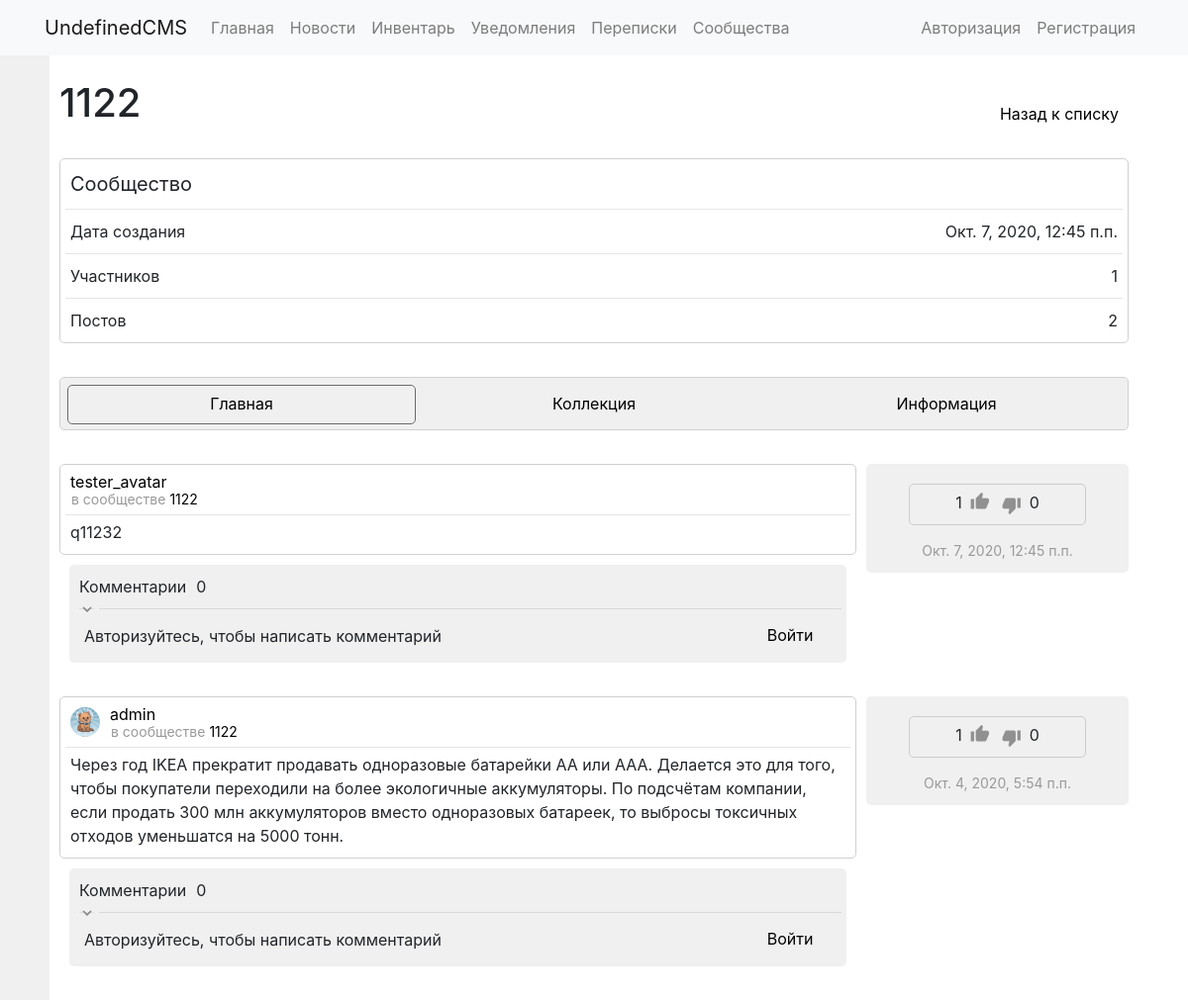
Page /groups/17/ on the committed database.
### communities/models.py (models this page shows, shortened)
class Group(models.Model):
	groupname = models.CharField(max_length=40)
	image = models.ImageField(upload_to='groups/groupimages', default=False)
	slug = models.SlugField(max_length=40, unique=True)
	description = models.TextField(blank=True)
	public = models.BooleanField(default=True)
	allowarticles = models.IntegerField(default=2)
	pubdate = models.DateTimeField('date published', default=datetime.now)
	admin = models.ForeignKey(User, on_delete=models.CASCADE, null=True, blank=True, related_name='groups_admins')
	editors = models.ManyToManyField(User, blank=True, related_name='groups_editors')
	subscribers = models.ManyToManyField(User, blank=True, related_name='groups_subs')
	subrequests = models.ManyToManyField(User, blank=True, related_name='groups_requests')
	banned = models.ManyToManyField(User, blank=True, related_name='groups_banned')
	rating = models.FloatField(null=True, blank=True, default=0)
	def can_see_group(self, user):
		if user in self.banned.all():
			return False
		if self.public:
			return True
		if user in self.subscribers.all() or user in self.editors.all() or user == self.admin:
			return True
		return False

### news_feed/models.py (models this page shows, shortened)
class BasicArticle(models.Model):
	allowed = models.BooleanField(default=True)
	author = models.ForeignKey(User, on_delete=models.PROTECT, related_name='articles', null=True, blank=True)
	title = models.CharField(max_length=256, default='')
	text = models.TextField()
	pubdate = models.DateTimeField('date published', default=datetime.now)
	pluses = models.ManyToManyField(User, blank=True, related_name='plused_articles')
	minuses = models.ManyToManyField(User, blank=True, related_name='minused_articles')
	views = models.ManyToManyField(User, blank=True, related_name='viewed_articles')
	allow_comments = models.BooleanField(default=True, null=True)
	comments = models.OneToOneField(CommentsList, on_delete=models.CASCADE, null=True, blank=True, related_name="article")
	files = models.OneToOneField(ArticleFilesList, on_delete=models.CASCADE, null=True, blank=True, related_name="article")
	rating = models.IntegerField(default=0)
	objects = InheritanceManager()

class PersonalInCommunityArticle(BasicArticle):
	group = models.ForeignKey(Group, on_delete=models.PROTECT, related_name='personal_in_community_articles')

class BasicArticle(models.Model):
	allowed = models.BooleanField(default=True)
	author = models.ForeignKey(User, on_delete=models.PROTECT, related_name='articles', null=True, blank=True)
	title = models.CharField(max_length=256, default='')
	text = models.TextField()
	pubdate = models.DateTimeField('date published', default=datetime.now)
	pluses = models.ManyToManyField(User, blank=True, related_name='plused_articles')
	minuses = models.ManyToManyField(User, blank=True, related_name='minused_articles')
	views = models.ManyToManyField(User, blank=True, related_name='viewed_articles')
	allow_comments = models.BooleanField(default=True, null=True)
	comments = models.OneToOneField(CommentsList, on_delete=models.CASCADE, null=True, blank=True, related_name="article")
	files = models.OneToOneField(ArticleFilesList, on_delete=models.CASCADE, null=True, blank=True, related_name="article")
	rating = models.IntegerField(default=0)
	objects = InheritanceManager()

class CommentsList(models.Model):
	pass

### UserProfile/models.py (models this page shows, shortened)
class Profile(models.Model):
    user = models.OneToOneField(User, on_delete=models.CASCADE)
    about = models.TextField(max_length=500, blank=True)
    birth_date = models.DateField(null=True, blank=True)
    email = models.TextField(max_length=50, blank=True)
    city = models.TextField(max_length=30, blank=True)
    phone = models.TextField(max_length=30, blank=True)
    interests = models.TextField(max_length=500, blank=True)
    avatar = models.ImageField(upload_to=user_directorypath, default='/static/profile.jpg')
    blacklist = models.ManyToManyField(User, related_name='blacklists', blank=True)
    verified = models.BooleanField(default=False)
    last_time_online = models.DateTimeField(default=datetime.now)
    rating = models.FloatField(null=True, blank=True, default=0)

### communities/views.py (the view)
# urls.py: path('<str:groupslug>/', community, name='community'),
def community(request, groupslug):
	if Group.objects.filter(slug=groupslug).exists():
		group = Group.objects.get(slug=groupslug)
		if not group.can_see_group(request.user):
			context = {
				'group': group,
			}
			return render(request, 'communities/closedgroup.html', context)
		personal_in_community_articles = PersonalInCommunityArticle.objects.filter(allowed=True)
		community_articles = CommunityArticle.objects.filter(allowed=True)
		articles = sorted(chain(personal_in_community_articles, community_articles), key=lambda instance: instance.pubdate, reverse=True)
		personal_in_community_request_articles = PersonalInCommunityArticle.objects.filter(allowed=False)
		community_request_articles = CommunityArticle.objects.filter(allowed=False)
		request_articles = sorted(chain(personal_in_community_request_articles, community_request_articles), key=lambda instance: instance.pubdate)
		articles_count = len(articles)
		if request.user.is_authenticated and group.personal_in_community_articles.filter(allowed=False, author=request.user):
			author_request_articles = group.personal_in_community_articles.filter(allowed=False, author=request.user).order_by('-pubdate')
		else:
			author_request_articles = []
		context = {
			'group': group,
			'articles': articles,
			'request_articles': request_articles,
			'articles_count': articles_count,
			'author_request_articles': author_request_articles
		}
		return render(request, 'communities/community.html', context)
	else:
		return render(request, 'communities/nogroup.html', status=404)

### communities/templates/communities/community.html (shortened to what this page needs)
{% extends "communities/community_template.html" %}
{% block main %}
  {% load templatetags %}
  <div class="content_block" style="display: block;">
    <div id="articles" class="">
      {% for post in articles %}
        <div class="inline-wrapper">
          <div style="width: calc(75% - 5px);">
            <div class="plate">
              <div class="inline-wrapper" style="height: 40px;">
                <div class="inline-wrapper">
                  {% if post.author %}
                    <img class="small-img" src="/media/{{ post.author.profile.avatar }}" alt="" onError="this.remove()">
                    <div style="margin-top: -5px">
                      <div class="text2"><a class="link1" href="{% url 'UserProfile:userprofile' post.author %}">{{ post.author }}</a></div>
                      <div class="text3" style="margin-top: -10px;">в сообществе <a class="link1" href="{% url 'communities:community' group.slug %}">{{ group.groupname }}</a></div>
                    </div>
                  {% else %}
                    <img class="small-img" src="{{ group.image.url }}" alt="" onError="this.remove()">
                    <div class="text2" style="margin-top: 7px"><a class="link1" href="{% url 'communities:community' group.slug %}">{{ post.group }}</a></div>
                  {% endif %}
                </div>
              </div>
              <hr>
              <div class="text2">{{ post.text }}</div>
            </div>
            <div style="padding: 0px 10px;">
              {% if post.allow_comments %}
                {% include "news_feed/comments.html" %}
              {% else %}
                <div class="solid">
                  <div class="text2">Комментарии отключены</div>
                </div>
              {% endif %}
            </div>
          </div>
          <div class="solid" style="width: calc(25% - 5px); height: 110px; text-align: center;">
            <div style="display: flex; margin: 15px auto 15px; text-align: center; padding: 10px 10px 0px 10px; width: 70%; border-radius: 5px; border: 1px #CCC solid;">
              <div style="display: flex; margin: auto;">
                <div class="text2" id="plus{{post.id}}" style="margin-top: -4px; margin-right: 6px;">{{ post.pluses.count }}</div>
                {% if request.user.is_authenticated %}
                  {% can_plus post request.user as can_plus_val %}
                  {% if not can_plus_val %}
                    <i class="material-icons icon3-1 grey-color-1" style="margin-right: 10px; margin-top: -3px;" title="Вы не можете оценивать собственный пост">thumb_up</i>
                    <i class="material-icons icon3-1 grey-color-1" style="margin-top: 1px;" title="Вы не можете оценивать собственный пост">thumb_down</i>
                  {% else %}
                    {% if request.user in post.pluses.all %}
                      <i class="material-icons icon3-1 pointer green-color" id="plusicon{{post.id}}" style="margin-right: 10px; margin-top: -3px;" onclick="plus_minus('{{ post.id }}', 'remove_plus')">thumb_up</i>
                      <i class="material-icons icon3-1 pointer grey-color" id="minusicon{{post.id}}" style="margin-top: 1px;" onclick="plus_minus('{{ post.id }}', 'minusminus')">thumb_down</i>
                    {% elif request.user in post.minuses.all %}
                      <i class="material-icons icon3-1 pointer  grey-color" id="plusicon{{post.id}}" style="margin-right: 10px; margin-top: -3px;" onclick="plus_minus('{{ post.id }}', 'plusplus')">thumb_up</i>
                      <i class="material-icons icon3-1 pointer red-color" id="minusicon{{post.id}}" style="margin-top: 1px;" onclick="plus_minus('{{ post.id }}', 'remove_minus')">thumb_down</i>
                    {% else %}
                      <i class="material-icons icon3-1 pointer grey-color" id="plusicon{{post.id}}" style="margin-right: 10px; margin-top: -3px;" onclick="plus_minus('{{ post.id }}', 'plus')">thumb_up</i>
                      <i class="material-icons icon3-1 pointer grey-color" id="minusicon{{post.id}}" style="margin-top: 1px;" onclick="plus_minus('{{ post.id }}', 'minus')">thumb_down</i>
                    {% endif %}
                  {% endif %}
                {% else %}
                  <i class="material-icons icon3-1 grey-color-1" style="margin-right: 10px; margin-top: -3px;">thumb_up</i>
                  <i class="material-icons icon3-1 grey-color-1" style="margin-top: 1px;">thumb_down</i>
                {% endif %}
                <div class="text2" id="minus{{post.id}}" style="margin-top: -4px; margin-left: 6px;">{{ post.minuses.count }}</div>
              </div>
            </div>
            <div class="text3">{{ post.pubdate }}</div>
          </div>
        </div>
        <br>
      {% empty %}
      <div class="plate">
        <div class="text2">Нет постов</div>
      </div>
      {% endfor %}
    </div>
  </div>
{% endblock %}

### communities/templates/communities/community_template.html (shortened to what this page needs)
{% extends "base_general.html" %}
{% load static %}
{% block links %}
  <link rel="stylesheet" href="{% static 'communities/css/style.css' %}"/>
{% endblock %}
{% block content %}
  <div class="inline-wrapper">
    <h1>{{ group.groupname }}</h1>
    <a class="button1" href="{% url 'communities:home' %}">Назад к списку</a>
  </div>
  <br>
  <div class="inline-wrapper">
    <div class="plate" style="width: 100%;">
      <div class="inline-wrapper">
        <div class="text1">Сообщество</div>
      </div>
      <hr>
      <div class="inline-wrapper">
        <div class="text2">Дата создания</div>
        <div class="text2">{{ group.pubdate }}</div>
      </div>
      <hr>
      <div class="inline-wrapper">
        <div class="text2">Участников</div>
        <div class="inline-wrapper">
          <div class="text2">{{ group.subscribers.count|add:group.editors.count|add:1 }}</div>
        </div>
      </div>
      <hr>
      <div class="inline-wrapper">
        <div class="text2">Постов</div>
        <div class="text2">{{ articles_count }}</div>
      </div>
    </div>
  </div>
  <br>
  {% if request.user in group.subscribers.all or request.user in group.editors.all or request.user == group.admin or group.public and request.user not in group.banned.all %}
    <div class="inline-wrapper plate solid">
      <a id="to_main" class="button0" href="{% url 'communities:community' group.slug %}">Главная</a>
      <a id="to_collection" class="button0" href="{% url 'communities:collection' group.slug %}">Коллекция</a>
      <a id="to_information" class="button0" href="{% url 'communities:information' group.slug %}">Информация</a>
    </div>
    <br>
    {% block main %}{% endblock %}
  {% else %}
    <div class="plate">
      <div class="text2">{% if request.user in group.banned.all %}Вы заблокированы в данном сообществе{% else %}Вы не можете просматривать контент сообщества{% endif %}</div>
    </div>
  {% endif %}
{% endblock %}

### news_feed/templates/news_feed/comments.html (shortened to what this page needs)
{% load templatetags %}
<div class="solid">
  <div style="display: flex;">
    <div class="text2">Комментарии </div>
    <div id="post{{ post.id }}commentcount" class="text2" id="post{{ post.id }}commentcount">{{ post.comments.comments.count }}</div>
  </div>
  <div style="display: flex;">
    <div id="post{{ post.id }}helper" class="comment-helper" onclick="showcomments('{{ post.id }}')">
      <i id="post{{ post.id }}icon-helper" class="material-icons icon-comment-helper">keyboard_arrow_down</i>
    </div>
    <div id="post{{ post.id }}comments" style="width: calc(100% - 25px);">
      <hr>
    </div>
  </div>
  <div class="inline-wrapper">
    {% can_comment post request.user as can_comment_val %}
    {% if can_comment_val %}
      <img class="small-img" src="/media/{{ request.user.profile.avatar }}" alt="" onError="this.remove()">
      <div style="width: 100%;">
        <div id="post{{ post.id }}inputgroup" class="mb-1">
          <textarea class="textarea2 form-control" maxlength="750" answering='' editing='' id="comment{{ post.id }}input" style="height: 30px;" oninput="auto_grow(this); update_symbols('post{{ post.id }}commentssymbols', 'comment{{ post.id }}input', 750)" onclick="auto_grow(this)" placeholder="Оставить комментарий..."></textarea>
          <div class="input-group-append hidden" id="post{{ post.id }}inputgroupappend">
            <button class="btn btn-outline-secondary" type="button" onclick="closecomment('{{ post.id }}')">
              <svg width="1em" height="1em" viewBox="3 4 10 10" class="bi bi-x" fill="currentColor" xmlns="http://www.w3.org/2000/svg">
              <path fill-rule="evenodd" d="M11.854 4.146a.5.5 0 0 1 0 .708l-7 7a.5.5 0 0 1-.708-.708l7-7a.5.5 0 0 1 .708 0z"/>
              <path fill-rule="evenodd" d="M4.146 4.146a.5.5 0 0 0 0 .708l7 7a.5.5 0 0 0 .708-.708l-7-7a.5.5 0 0 0-.708 0z"/>
            </svg>
            </button>
          </div>
        </div>
        <div class="inline-wrapper-2">
          <div id="comment{{ post.id }}answertext" class="text3 inline-item hidden"></div>
          <div class="text3 inline-item" id="post{{ post.id }}commentssymbols">Еще символов: 750</div>
        </div>
      </div>
      <div id="comment{{ post.id }}buttonsend" class="button0" style="width: 100px; margin-left: 10px;" onclick="createcomment('{{ post.id }}')">Отправить</div>
      <div id="comment{{ post.id }}buttonedit" class="button0 hidden" style="width: 100px; margin-left: 10px;" onclick="editcomment('{{ post.id }}')">Сохранить</div>
    {% elif not request.user.is_authenticated %}
      <div class="text2 solid">Авторизуйтесь, чтобы написать комментарий</div>
      <a class="button0" style="width: 100px; margin-left: 10px;" href="/auth/login">Войти</a>
    {% else %}
      <div class="text2 solid">Вы не можете комментировать этот пост</div>
    {% endif %}
  </div>
</div>

### rows in the picture
Group: groupname "1122", pubdate "Окт. 7, 2020, 12:45 п.п.", subscribers.count|add "1"
PersonalInCommunityArticle: author "tester_avatar", text "q11232", comments.comments.count "0", pluses.count "1", minuses.count "0", pubdate "Окт. 7, 2020, 12:45 п.п."
PersonalInCommunityArticle: author.profile.avatar (picture), author "admin", text "Через год IKEA прекратит продавать одноразовые батарейки АА или ААА. Делается это для того, чтобы покупатели переходили на более экологичные аккумуляторы. По подсчётам компании, если продать 300 млн аккумуляторов вместо одноразовых батареек, то выбросы токсичных отходов уменьшатся на 5000 тонн.", comments.comments.count "0", pluses.count "1", minuses.count "0", pubdate "Окт. 4, 2020, 5:54 п.п."

### other values in the picture
{{ articles_count }} "2"
